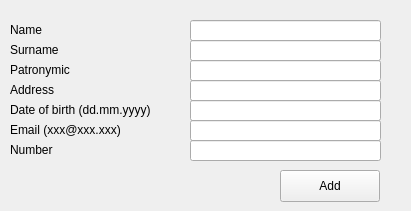
<?xml version="1.0" encoding="UTF-8"?>
<ui version="4.0">
 <class>NewContactDialog</class>
 <widget class="QDialog" name="NewContactDialog">
  <property name="geometry">
   <rect>
    <x>0</x>
    <y>0</y>
    <width>411</width>
    <height>211</height>
   </rect>
  </property>
  <property name="windowTitle">
   <string>Dialog</string>
  </property>
  <widget class="QLineEdit" name="lineEditName">
   <property name="geometry">
    <rect>
     <x>190</x>
     <y>20</y>
     <width>191</width>
     <height>21</height>
    </rect>
   </property>
  </widget>
  <widget class="QLineEdit" name="lineEditPatronymic">
   <property name="geometry">
    <rect>
     <x>190</x>
     <y>60</y>
     <width>191</width>
     <height>21</height>
    </rect>
   </property>
  </widget>
  <widget class="QLineEdit" name="lineEditEmail">
   <property name="geometry">
    <rect>
     <x>190</x>
     <y>120</y>
     <width>191</width>
     <height>21</height>
    </rect>
   </property>
  </widget>
  <widget class="QLineEdit" name="lineEditDate">
   <property name="geometry">
    <rect>
     <x>190</x>
     <y>100</y>
     <width>191</width>
     <height>21</height>
    </rect>
   </property>
  </widget>
  <widget class="QLineEdit" name="lineEditAddress">
   <property name="geometry">
    <rect>
     <x>190</x>
     <y>80</y>
     <width>191</width>
     <height>21</height>
    </rect>
   </property>
  </widget>
  <widget class="QLineEdit" name="lineEditNumber">
   <property name="geometry">
    <rect>
     <x>190</x>
     <y>140</y>
     <width>191</width>
     <height>21</height>
    </rect>
   </property>
  </widget>
  <widget class="QLineEdit" name="lineEditSurname">
   <property name="geometry">
    <rect>
     <x>190</x>
     <y>40</y>
     <width>191</width>
     <height>21</height>
    </rect>
   </property>
  </widget>
  <widget class="QLabel" name="label">
   <property name="geometry">
    <rect>
     <x>10</x>
     <y>20</y>
     <width>161</width>
     <height>20</height>
    </rect>
   </property>
   <property name="text">
    <string>Name</string>
   </property>
  </widget>
  <widget class="QLabel" name="label_2">
   <property name="geometry">
    <rect>
     <x>10</x>
     <y>80</y>
     <width>161</width>
     <height>20</height>
    </rect>
   </property>
   <property name="text">
    <string>Address</string>
   </property>
  </widget>
  <widget class="QLabel" name="label_3">
   <property name="geometry">
    <rect>
     <x>10</x>
     <y>60</y>
     <width>161</width>
     <height>20</height>
    </rect>
   </property>
   <property name="text">
    <string>Patronymic</string>
   </property>
  </widget>
  <widget class="QLabel" name="label_4">
   <property name="geometry">
    <rect>
     <x>10</x>
     <y>100</y>
     <width>161</width>
     <height>20</height>
    </rect>
   </property>
   <property name="text">
    <string>Date of birth (dd.mm.yyyy)</string>
   </property>
  </widget>
  <widget class="QLabel" name="label_5">
   <property name="geometry">
    <rect>
     <x>10</x>
     <y>40</y>
     <width>161</width>
     <height>20</height>
    </rect>
   </property>
   <property name="text">
    <string>Surname</string>
   </property>
  </widget>
  <widget class="QLabel" name="label_6">
   <property name="geometry">
    <rect>
     <x>10</x>
     <y>120</y>
     <width>161</width>
     <height>20</height>
    </rect>
   </property>
   <property name="text">
    <string>Email (xxx@xxx.xxx)</string>
   </property>
  </widget>
  <widget class="QLabel" name="label_7">
   <property name="geometry">
    <rect>
     <x>10</x>
     <y>140</y>
     <width>161</width>
     <height>20</height>
    </rect>
   </property>
   <property name="text">
    <string>Number</string>
   </property>
  </widget>
  <widget class="QPushButton" name="buttonCreate">
   <property name="geometry">
    <rect>
     <x>280</x>
     <y>170</y>
     <width>100</width>
     <height>32</height>
    </rect>
   </property>
   <property name="text">
    <string>Add</string>
   </property>
   <property name="autoDefault">
    <bool>false</bool>
   </property>
  </widget>
 </widget>
 <resources/>
 <connections/>
</ui>
